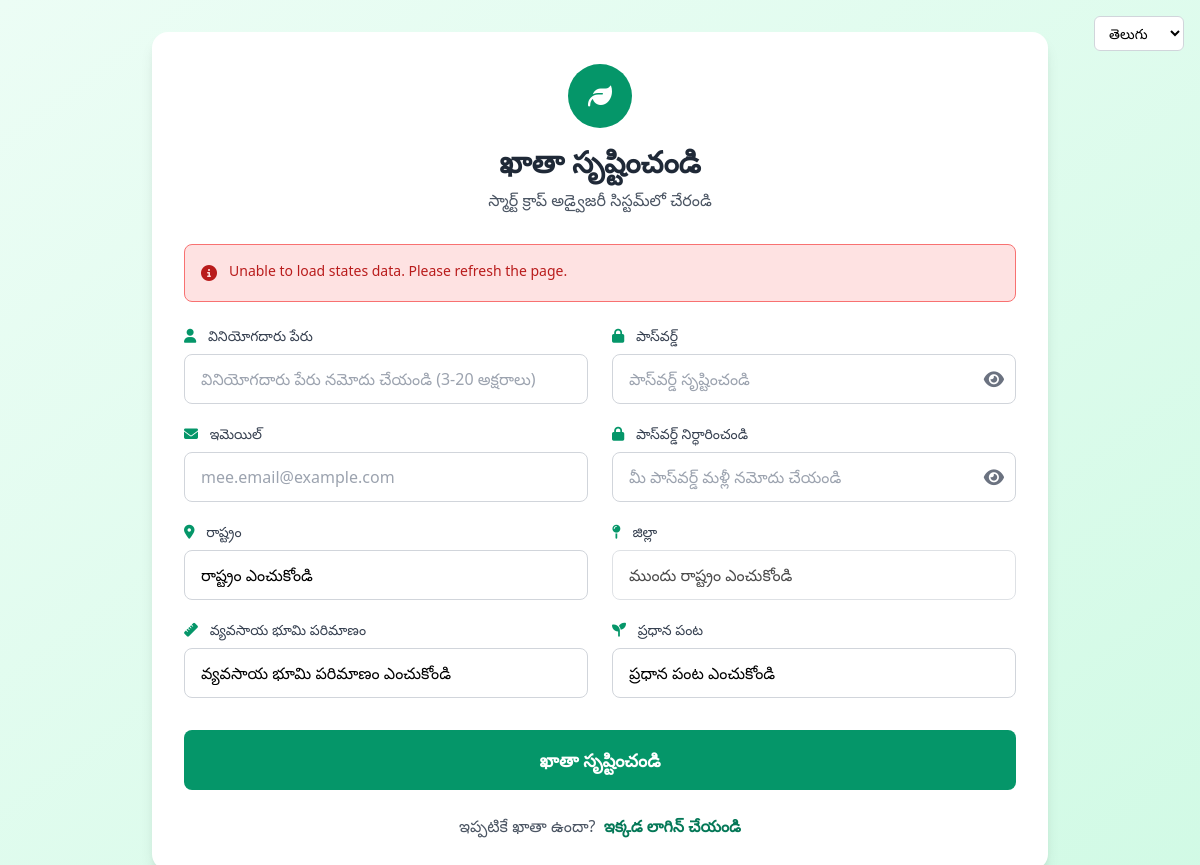
The page /signup.html (signed in) on the database its author committed.
### app.py (models this page shows, shortened)
class User(db.Model, UserMixin):
    id = db.Column(db.Integer, primary_key=True)
    username = db.Column(db.String(100), unique=True, nullable=False)
    email = db.Column(db.String(100), unique=True, nullable=False)
    password_hash = db.Column(db.String(200), nullable=False)
    preferred_language = db.Column(db.String(10), default='en')
    voice_enabled = db.Column(db.Boolean, default=True)
    created_at = db.Column(db.DateTime, default=datetime.utcnow)
    is_active = db.Column(db.Boolean, default=True)
    state = db.Column(db.String(100), nullable=True)
    district = db.Column(db.String(100), nullable=True)
    farm_size = db.Column(db.Float, nullable=True)  # in acres
    primary_crop = db.Column(db.String(100), nullable=True)
    soil_type = db.Column(db.String(50), nullable=True)
    irrigation_type = db.Column(db.String(50), nullable=True)
    profile_completed = db.Column(db.Boolean, default=False)
    latitude = db.Column(db.Float, nullable=True)
    longitude = db.Column(db.Float, nullable=True)
    last_weather_fetch = db.Column(db.DateTime, nullable=True)

### app.py (the view)
@app.route('/<page_name>')
def serve_page(page_name):
    valid_pages = [
        'dashboard', 'weather', 'chatbot',
        'features', 'login', 'signup',
        'about', 'contact', 'fertilizer'
    ]
    if page_name in valid_pages:
        try:
            return render_template(f'{page_name}.html')
        except:
            return "Page not found", 404
    else:
        if page_name.endswith('.html') and page_name.replace('.html', '') in valid_pages:
            try:
                return render_template(page_name)
            except:
                return "Page not found", 404
    return "Page not found", 404

### app.py (called while the page is built, shortened)
def detect_browser_language(request):
    if not hasattr(request, 'accept_languages') or not request.accept_languages:
        return 'en'

def get_user_language_from_request(request):
    lang_param = request.args.get('lang')
    if lang_param:
        lang_param = lang_param.lower().strip()
        if lang_param in ['en', 'hi', 'te', 'ta', 'bn', 'mr']:
            return lang_param
    if 'user_language' in session:
        session_lang = session['user_language']
        if session_lang in ['en', 'hi', 'te', 'ta', 'bn', 'mr']:
            return session_lang
    cookie_lang = request.cookies.get('preferred_language')
    if cookie_lang and cookie_lang in ['en', 'hi', 'te', 'ta', 'bn', 'mr']:
        return cookie_lang
    if current_user.is_authenticated and current_user.preferred_language:
        return current_user.preferred_language
    browser_lang = detect_browser_language(request)
    if browser_lang in ['en', 'hi', 'te', 'ta', 'bn', 'mr']:
        return browser_lang
    return 'en'

@login_manager.user_loader
def load_user(user_id):
    return User.query.get(int(user_id))

@app.before_request
def handle_options():
    if request.method == "OPTIONS":
        return "", 200

@app.after_request
def after_request(response):
    origin = request.headers.get('Origin', '')
    allowed_origins = [
        'http://localhost:5500', 'http://127.0.0.1:5500',
        'http://localhost:3000', 'http://127.0.0.1:3000',
        'http://localhost:8080', 'http://127.0.0.1:8080',
        'http://localhost:5000', 'http://127.0.0.1:5000'
    ]
    if origin in allowed_origins:
        response.headers.add('Access-Control-Allow-Origin', origin)
    response.headers.add('Access-Control-Allow-Headers', 'Content-Type,Authorization,Accept,X-Requested-With')
    response.headers.add('Access-Control-Allow-Methods', 'GET,POST,DELETE,OPTIONS,PATCH')
    response.headers.add('Access-Control-Allow-Credentials', 'true')
    return response

    def get_text(self, key, lang='en'):
        if lang not in self.translations:
            lang = 'en'
        return self.translations.get(lang, {}).get(key, key)

### templates/signup.html (shortened to what this page needs)
{% extends "base.html" %}
{% block content %}
<div class="min-h-screen flex items-center justify-center bg-gradient-to-br from-green-50 to-green-100 py-8 px-4">
  <div class="w-full max-w-4xl bg-white rounded-2xl shadow-lg p-8">
    <div class="text-center mb-8">
      <div class="inline-flex items-center justify-center w-16 h-16 bg-green-600 rounded-full mb-4">
        <i class="fas fa-leaf text-white text-2xl"></i>
      </div>
      <h2 class="text-3xl font-bold text-gray-800">{{ t('signup_title', user_language) }}</h2>
      <p class="text-gray-600 mt-2">{{ t('signup_subtitle', user_language) }}</p>
    </div>
    <div id="auth-message" class="mb-6 hidden"></div>
    <form id="signup-form" novalidate>
      <div class="grid grid-cols-1 md:grid-cols-2 gap-6">
        <div class="space-y-5">
          <div>
            <label class="block text-gray-700 text-sm font-medium mb-2">
              <i class="fas fa-user text-green-600 mr-2"></i>
              {{ t('username_label', user_language) }}
            </label>
            <input type="text" id="signup-username" name="username" placeholder="{{ t('username_placeholder', user_language) }}"
                   class="w-full px-4 py-3 border border-gray-300 rounded-lg focus:ring-2 focus:ring-green-400 focus:border-green-400 focus:outline-none transition-all text-base"
                   required>
          </div>
          <div>
            <label class="block text-gray-700 text-sm font-medium mb-2">
              <i class="fas fa-envelope text-green-600 mr-2"></i>
              {{ t('email_label', user_language) }}
            </label>
            <input type="email" id="signup-email" name="email" placeholder="{{ t('email_placeholder', user_language) }}"
                   class="w-full px-4 py-3 border border-gray-300 rounded-lg focus:ring-2 focus:ring-green-400 focus:border-green-400 focus:outline-none transition-all text-base"
                   required>
          </div>
          <div>
            <label class="block text-gray-700 text-sm font-medium mb-2">
              <i class="fas fa-map-marker-alt text-green-600 mr-2"></i>
              {{ t('state_label', user_language) }}
            </label>
            <select id="signup-state" name="state"
                    class="w-full px-4 py-3 border border-gray-300 rounded-lg focus:ring-2 focus:ring-green-400 focus:border-green-400 focus:outline-none transition-all appearance-none bg-white text-base"
                    required>
              <option value="">{{ t('select_state', user_language) }}</option>
            </select>
          </div>
          <div>
            <label class="block text-gray-700 text-sm font-medium mb-2">
              <i class="fas fa-ruler text-green-600 mr-2"></i>
              {{ t('farm_size_label', user_language) }}
            </label>
            <select id="signup-farm-size" name="farm_size"
                    class="w-full px-4 py-3 border border-gray-300 rounded-lg focus:ring-2 focus:ring-green-400 focus:border-green-400 focus:outline-none transition-all appearance-none bg-white text-base"
                    required>
              <option value="">{{ t('select_farm_size', user_language) }}</option>
            </select>
          </div>
        </div>
        <div class="space-y-5">
          <div>
            <label class="block text-gray-700 text-sm font-medium mb-2">
              <i class="fas fa-lock text-green-600 mr-2"></i>
              {{ t('password_label', user_language) }}
            </label>
            <div class="relative">
              <input type="password" id="signup-password" name="password" placeholder="{{ t('password_placeholder', user_language) }}"
                     class="w-full px-4 py-3 border border-gray-300 rounded-lg focus:ring-2 focus:ring-green-400 focus:border-green-400 focus:outline-none transition-all pr-12 text-base"
                     required>
              <button type="button" id="toggle-password" class="absolute right-3 top-1/2 transform -translate-y-1/2 text-gray-500 hover:text-gray-700 text-lg">
                <i class="fas fa-eye"></i>
              </button>
            </div>
          </div>
          <div>
            <label class="block text-gray-700 text-sm font-medium mb-2">
              <i class="fas fa-lock text-green-600 mr-2"></i>
              {{ t('confirm_password_label', user_language) }}
            </label>
            <div class="relative">
              <input type="password" id="signup-confirm-password" name="confirm-password" placeholder="{{ t('confirm_password_placeholder', user_language) }}"
                     class="w-full px-4 py-3 border border-gray-300 rounded-lg focus:ring-2 focus:ring-green-400 focus:border-green-400 focus:outline-none transition-all pr-12 text-base"
                     required>
              <button type="button" id="toggle-confirm-password" class="absolute right-3 top-1/2 transform -translate-y-1/2 text-gray-500 hover:text-gray-700 text-lg">
                <i class="fas fa-eye"></i>
              </button>
            </div>
          </div>
          <div>
            <label class="block text-gray-700 text-sm font-medium mb-2">
              <i class="fas fa-map-pin text-green-600 mr-2"></i>
              {{ t('district_label', user_language) }}
            </label>
            <select id="signup-district" name="district"
                    class="w-full px-4 py-3 border border-gray-300 rounded-lg focus:ring-2 focus:ring-green-400 focus:border-green-400 focus:outline-none transition-all appearance-none bg-white text-base"
                    disabled required>
              <option value="">{{ t('select_district_first', user_language) }}</option>
            </select>
          </div>
          <div>
            <label class="block text-gray-700 text-sm font-medium mb-2">
              <i class="fas fa-seedling text-green-600 mr-2"></i>
              {{ t('primary_crop_label', user_language) }}
            </label>
            <select id="signup-crop" name="primary_crop"
                    class="w-full px-4 py-3 border border-gray-300 rounded-lg focus:ring-2 focus:ring-green-400 focus:border-green-400 focus:outline-none transition-all appearance-none bg-white text-base"
                    required>
              <option value="">{{ t('select_crop', user_language) }}</option>
            </select>
          </div>
        </div>
      </div>
      <div class="mt-8">
        <button type="submit" id="signup-submit" class="w-full bg-green-600 text-white py-4 rounded-lg hover:bg-green-700 transition-all font-semibold text-lg flex items-center justify-center disabled:opacity-50 disabled:cursor-not-allowed">
          <span id="submit-text">{{ t('create_account_button', user_language) }}</span>
        </button>
      </div>
      <div class="mt-6 text-center">
        <p class="text-gray-600">
          {{ t('already_have_account', user_language) }}
          <a href="login.html" class="text-green-700 hover:underline font-semibold ml-1">{{ t('login_link', user_language) }}</a>
        </p>
      </div>
    </form>
  </div>
</div>
{% endblock %}

### templates/base.html (shortened to what this page needs)
<!DOCTYPE html>
<html lang="{{ user_language }}">
<head>
  <link href="https://cdn.jsdelivr.net/npm/tailwindcss@2.2.19/dist/tailwind.min.css" rel="stylesheet">
  <link rel="stylesheet" href="https://cdnjs.cloudflare.com/ajax/libs/font-awesome/6.4.0/css/all.min.css">
</head>
<body class="bg-gray-50">
  {% block language_switcher %}
    <div class="language-switcher-default fixed top-4 right-4 z-50">
      <select id="languageSelect" class="language-select">
        {% for lang in available_languages %}
          <option value="{{ lang.code }}" {% if lang.code == user_language %}selected{% endif %}>
            {{ lang.native }}
          </option>
        {% endfor %}
      </select>
    </div>
  {% endblock %}
  <main class="{% block main_class %}{% endblock %}">
    {% block content %}{% endblock %}
  </main>
</body>
</html>

### templates/signup.html (style rules this page uses)
.transition-all { transition: all 0.2s ease-in-out; }

### templates/base.html (style rules this page uses)
.language-select { padding: 6px 10px; border-radius: 6px; border: 1px solid #d1d5db; background: white; font-size: 14px; cursor: pointer; transition: all 0.2s; }

### rows shown on the page
User: preferred_language "తెలుగు", preferred_language "ఖాతా సృష్టించండి", preferred_language "స్మార్ట్ క్రాప్ అడ్వైజరీ సిస్టమ్‌లో చేరండి", preferred_language "వినియోగదారు పేరు", username "వినియోగదారు పేరు నమోదు చేయండి (3-20 అక్షరాలు)", preferred_language "ఇమెయిల్", email "mee.email@example.com", preferred_language "రాష్ట్రం", preferred_language "వ్యవసాయ భూమి పరిమాణం", farm_size "వ్యవసాయ భూమి పరిమాణం ఎంచుకోండి", preferred_language "పాస్‌వర్డ్", preferred_language "పాస్‌వర్డ్ నిర్ధారించండి", preferred_language "జిల్లా", district "ముందు రాష్ట్రం ఎంచుకోండి", preferred_language "ప్రధాన పంట", primary_crop "ప్రధాన పంట ఎంచుకోండి", preferred_language "ఇప్పటికే ఖాతా ఉందా?", preferred_language "ఇక్కడ లాగిన్ చేయండి"
